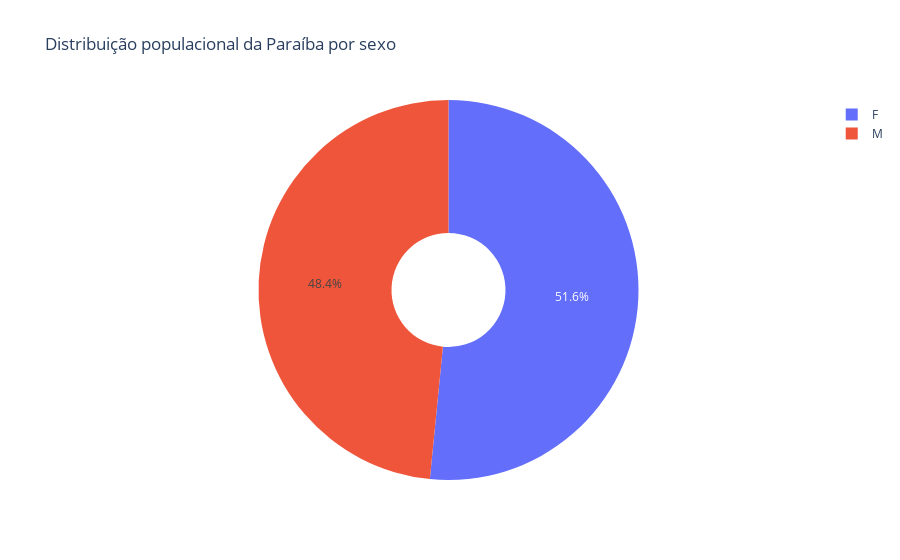

The code cell stored with this chart in its notebook:
### Code cell
sex_list = ["M", "F"]
sex_pop_list = [1824379, 1942149]
sex_vax_list = [1300158, 1506616]
sex_colors = ['#84d74d', '#4d7aff']

fig = go.Figure(data=[go.Pie(labels = sex_list, values = sex_pop_list, hole=.3)])
fig.update_layout(title = "Distribuição populacional da Paraíba por sexo")
fig.show()

### Figure 1 — Plotly figure (JSON) as saved in the notebook; plotly's stock layout.template omitted (floating-point values rounded to 4 significant figures)
{"data": [{"hole": 0.3, "labels": ["M", "F"], "type": "pie", "values": [1824379, 1942149]}], "layout": {"title": {"text": "Distribuição populacional da Paraíba por sexo"}}}
